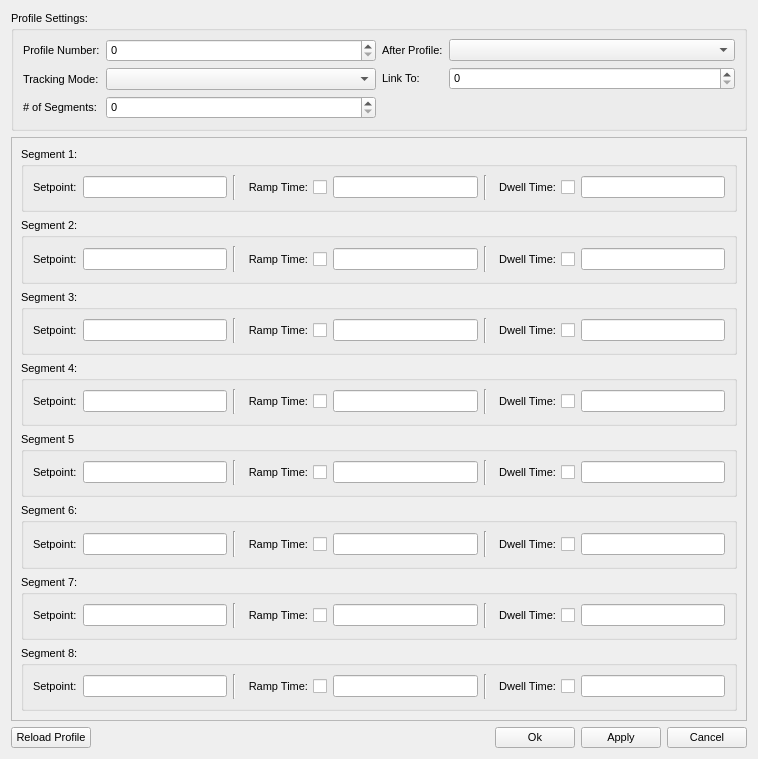
<?xml version="1.0" encoding="UTF-8"?>
<ui version="4.0">
 <class>ProfileSettingsDialog</class>
 <widget class="QWidget" name="ProfileSettingsDialog">
  <property name="geometry">
   <rect>
    <x>0</x>
    <y>0</y>
    <width>758</width>
    <height>759</height>
   </rect>
  </property>
  <property name="font">
   <font>
    <pointsize>8</pointsize>
   </font>
  </property>
  <property name="windowTitle">
   <string>Form</string>
  </property>
  <layout class="QVBoxLayout" name="verticalLayout" stretch="1,5,0">
   <item>
    <widget class="QGroupBox" name="gbox_profile_settings">
     <property name="title">
      <string>Profile Settings:</string>
     </property>
     <layout class="QHBoxLayout" name="horizontalLayout">
      <item>
       <layout class="QFormLayout" name="formLayout">
        <item row="1" column="1">
         <widget class="QComboBox" name="combo_tracking_mode"/>
        </item>
        <item row="2" column="0">
         <widget class="QLabel" name="lbl_num_segments">
          <property name="text">
           <string># of Segments:</string>
          </property>
         </widget>
        </item>
        <item row="2" column="1">
         <widget class="QSpinBox" name="spin_num_segments"/>
        </item>
        <item row="1" column="0">
         <widget class="QLabel" name="lbl_tracking_mode">
          <property name="text">
           <string>Tracking Mode:</string>
          </property>
         </widget>
        </item>
        <item row="0" column="0">
         <widget class="QLabel" name="lbl_profile_num">
          <property name="text">
           <string>Profile Number:</string>
          </property>
         </widget>
        </item>
        <item row="0" column="1">
         <widget class="QSpinBox" name="spin_profile_num"/>
        </item>
       </layout>
      </item>
      <item>
       <layout class="QFormLayout" name="formLayout_2">
        <item row="0" column="0">
         <widget class="QLabel" name="lbl_link_action">
          <property name="text">
           <string>After Profile:</string>
          </property>
         </widget>
        </item>
        <item row="0" column="1">
         <widget class="QComboBox" name="combo_link_action"/>
        </item>
        <item row="1" column="0">
         <widget class="QLabel" name="lbl_link_to">
          <property name="text">
           <string>Link To:</string>
          </property>
         </widget>
        </item>
        <item row="1" column="1">
         <widget class="QSpinBox" name="spin_link_to"/>
        </item>
       </layout>
      </item>
     </layout>
    </widget>
   </item>
   <item>
    <widget class="QScrollArea" name="scrollArea">
     <property name="widgetResizable">
      <bool>true</bool>
     </property>
     <widget class="QWidget" name="scrollAreaWidgetContents">
      <property name="geometry">
       <rect>
        <x>0</x>
        <y>0</y>
        <width>842</width>
        <height>872</height>
       </rect>
      </property>
      <layout class="QVBoxLayout" name="verticalLayout_2">
       <item>
        <widget class="QGroupBox" name="gbox_segment_1">
         <property name="title">
          <string>Segment 1:</string>
         </property>
         <layout class="QHBoxLayout" name="horizontalLayout_2">
          <item>
           <widget class="QLabel" name="lbl_stpt_1">
            <property name="text">
             <string>Setpoint:</string>
            </property>
           </widget>
          </item>
          <item>
           <widget class="QLineEdit" name="line_stpt_1"/>
          </item>
          <item>
           <widget class="Line" name="line">
            <property name="orientation">
             <enum>Qt::Vertical</enum>
            </property>
           </widget>
          </item>
          <item>
           <widget class="QCheckBox" name="check_ramp_1">
            <property name="sizePolicy">
             <sizepolicy hsizetype="Minimum" vsizetype="Minimum">
              <horstretch>0</horstretch>
              <verstretch>0</verstretch>
             </sizepolicy>
            </property>
            <property name="layoutDirection">
             <enum>Qt::RightToLeft</enum>
            </property>
            <property name="text">
             <string>Ramp Time:</string>
            </property>
           </widget>
          </item>
          <item>
           <widget class="QLineEdit" name="line_ramp_1"/>
          </item>
          <item>
           <widget class="Line" name="line_2">
            <property name="orientation">
             <enum>Qt::Vertical</enum>
            </property>
           </widget>
          </item>
          <item>
           <widget class="QCheckBox" name="check_dwell_1">
            <property name="sizePolicy">
             <sizepolicy hsizetype="Minimum" vsizetype="Minimum">
              <horstretch>0</horstretch>
              <verstretch>0</verstretch>
             </sizepolicy>
            </property>
            <property name="layoutDirection">
             <enum>Qt::RightToLeft</enum>
            </property>
            <property name="text">
             <string>Dwell Time:</string>
            </property>
           </widget>
          </item>
          <item>
           <widget class="QLineEdit" name="line_dwell_1"/>
          </item>
         </layout>
        </widget>
       </item>
       <item>
        <widget class="QGroupBox" name="gbox_segment_2">
         <property name="title">
          <string>Segment 2:</string>
         </property>
         <layout class="QHBoxLayout" name="horizontalLayout_3">
          <item>
           <widget class="QLabel" name="lbl_stpt_2">
            <property name="text">
             <string>Setpoint:</string>
            </property>
           </widget>
          </item>
          <item>
           <widget class="QLineEdit" name="line_stpt_2"/>
          </item>
          <item>
           <widget class="Line" name="line_3">
            <property name="orientation">
             <enum>Qt::Vertical</enum>
            </property>
           </widget>
          </item>
          <item>
           <widget class="QCheckBox" name="check_ramp_2">
            <property name="sizePolicy">
             <sizepolicy hsizetype="Minimum" vsizetype="Minimum">
              <horstretch>0</horstretch>
              <verstretch>0</verstretch>
             </sizepolicy>
            </property>
            <property name="layoutDirection">
             <enum>Qt::RightToLeft</enum>
            </property>
            <property name="text">
             <string>Ramp Time:</string>
            </property>
           </widget>
          </item>
          <item>
           <widget class="QLineEdit" name="line_ramp_2"/>
          </item>
          <item>
           <widget class="Line" name="line_4">
            <property name="orientation">
             <enum>Qt::Vertical</enum>
            </property>
           </widget>
          </item>
          <item>
           <widget class="QCheckBox" name="check_dwell_2">
            <property name="sizePolicy">
             <sizepolicy hsizetype="Minimum" vsizetype="Minimum">
              <horstretch>0</horstretch>
              <verstretch>0</verstretch>
             </sizepolicy>
            </property>
            <property name="layoutDirection">
             <enum>Qt::RightToLeft</enum>
            </property>
            <property name="text">
             <string>Dwell Time:</string>
            </property>
           </widget>
          </item>
          <item>
           <widget class="QLineEdit" name="line_dwell_2"/>
          </item>
         </layout>
        </widget>
       </item>
       <item>
        <widget class="QGroupBox" name="gbox_segment_3">
         <property name="title">
          <string>Segment 3:</string>
         </property>
         <layout class="QHBoxLayout" name="horizontalLayout_4">
          <item>
           <widget class="QLabel" name="lbl_stpt_3">
            <property name="text">
             <string>Setpoint:</string>
            </property>
           </widget>
          </item>
          <item>
           <widget class="QLineEdit" name="line_stpt_3"/>
          </item>
          <item>
           <widget class="Line" name="line_5">
            <property name="orientation">
             <enum>Qt::Vertical</enum>
            </property>
           </widget>
          </item>
          <item>
           <widget class="QCheckBox" name="check_ramp_3">
            <property name="sizePolicy">
             <sizepolicy hsizetype="Minimum" vsizetype="Minimum">
              <horstretch>0</horstretch>
              <verstretch>0</verstretch>
             </sizepolicy>
            </property>
            <property name="layoutDirection">
             <enum>Qt::RightToLeft</enum>
            </property>
            <property name="text">
             <string>Ramp Time:</string>
            </property>
           </widget>
          </item>
          <item>
           <widget class="QLineEdit" name="line_ramp_3"/>
          </item>
          <item>
           <widget class="Line" name="line_6">
            <property name="orientation">
             <enum>Qt::Vertical</enum>
            </property>
           </widget>
          </item>
          <item>
           <widget class="QCheckBox" name="check_dwell_3">
            <property name="sizePolicy">
             <sizepolicy hsizetype="Minimum" vsizetype="Minimum">
              <horstretch>0</horstretch>
              <verstretch>0</verstretch>
             </sizepolicy>
            </property>
            <property name="layoutDirection">
             <enum>Qt::RightToLeft</enum>
            </property>
            <property name="text">
             <string>Dwell Time:</string>
            </property>
           </widget>
          </item>
          <item>
           <widget class="QLineEdit" name="line_dwell_3"/>
          </item>
         </layout>
        </widget>
       </item>
       <item>
        <widget class="QGroupBox" name="gbox_segment_4">
         <property name="title">
          <string>Segment 4:</string>
         </property>
         <layout class="QHBoxLayout" name="horizontalLayout_5">
          <item>
           <widget class="QLabel" name="lbl_stpt_4">
            <property name="text">
             <string>Setpoint:</string>
            </property>
           </widget>
          </item>
          <item>
           <widget class="QLineEdit" name="line_stpt_4"/>
          </item>
          <item>
           <widget class="Line" name="line_7">
            <property name="orientation">
             <enum>Qt::Vertical</enum>
            </property>
           </widget>
          </item>
          <item>
           <widget class="QCheckBox" name="check_ramp_4">
            <property name="sizePolicy">
             <sizepolicy hsizetype="Minimum" vsizetype="Minimum">
              <horstretch>0</horstretch>
              <verstretch>0</verstretch>
             </sizepolicy>
            </property>
            <property name="layoutDirection">
             <enum>Qt::RightToLeft</enum>
            </property>
            <property name="text">
             <string>Ramp Time:</string>
            </property>
           </widget>
          </item>
          <item>
           <widget class="QLineEdit" name="line_ramp_4"/>
          </item>
          <item>
           <widget class="Line" name="line_8">
            <property name="orientation">
             <enum>Qt::Vertical</enum>
            </property>
           </widget>
          </item>
          <item>
           <widget class="QCheckBox" name="check_dwell_4">
            <property name="sizePolicy">
             <sizepolicy hsizetype="Minimum" vsizetype="Minimum">
              <horstretch>0</horstretch>
              <verstretch>0</verstretch>
             </sizepolicy>
            </property>
            <property name="layoutDirection">
             <enum>Qt::RightToLeft</enum>
            </property>
            <property name="text">
             <string>Dwell Time:</string>
            </property>
           </widget>
          </item>
          <item>
           <widget class="QLineEdit" name="line_dwell_4"/>
          </item>
         </layout>
        </widget>
       </item>
       <item>
        <widget class="QGroupBox" name="gbox_segment_5">
         <property name="title">
          <string>Segment 5</string>
         </property>
         <layout class="QHBoxLayout" name="horizontalLayout_6">
          <item>
           <widget class="QLabel" name="lbl_stpt_5">
            <property name="text">
             <string>Setpoint:</string>
            </property>
           </widget>
          </item>
          <item>
           <widget class="QLineEdit" name="line_stpt_5"/>
          </item>
          <item>
           <widget class="Line" name="line_9">
            <property name="orientation">
             <enum>Qt::Vertical</enum>
            </property>
           </widget>
          </item>
          <item>
           <widget class="QCheckBox" name="check_ramp_5">
            <property name="sizePolicy">
             <sizepolicy hsizetype="Minimum" vsizetype="Minimum">
              <horstretch>0</horstretch>
              <verstretch>0</verstretch>
             </sizepolicy>
            </property>
            <property name="layoutDirection">
             <enum>Qt::RightToLeft</enum>
            </property>
            <property name="text">
             <string>Ramp Time:</string>
            </property>
           </widget>
          </item>
          <item>
           <widget class="QLineEdit" name="line_ramp_5"/>
          </item>
          <item>
           <widget class="Line" name="line_10">
            <property name="orientation">
             <enum>Qt::Vertical</enum>
            </property>
           </widget>
          </item>
          <item>
           <widget class="QCheckBox" name="check_dwell_5">
            <property name="sizePolicy">
             <sizepolicy hsizetype="Minimum" vsizetype="Minimum">
              <horstretch>0</horstretch>
              <verstretch>0</verstretch>
             </sizepolicy>
            </property>
            <property name="layoutDirection">
             <enum>Qt::RightToLeft</enum>
            </property>
            <property name="text">
             <string>Dwell Time:</string>
            </property>
           </widget>
          </item>
          <item>
           <widget class="QLineEdit" name="line_dwell_5"/>
          </item>
         </layout>
        </widget>
       </item>
       <item>
        <widget class="QGroupBox" name="gbox_segment_6">
         <property name="title">
          <string>Segment 6:</string>
         </property>
         <layout class="QHBoxLayout" name="horizontalLayout_7">
          <item>
           <widget class="QLabel" name="lbl_stpt_6">
            <property name="text">
             <string>Setpoint:</string>
            </property>
           </widget>
          </item>
          <item>
           <widget class="QLineEdit" name="line_stpt_6"/>
          </item>
          <item>
           <widget class="Line" name="line_11">
            <property name="orientation">
             <enum>Qt::Vertical</enum>
            </property>
           </widget>
          </item>
          <item>
           <widget class="QCheckBox" name="check_ramp_6">
            <property name="sizePolicy">
             <sizepolicy hsizetype="Minimum" vsizetype="Minimum">
              <horstretch>0</horstretch>
              <verstretch>0</verstretch>
             </sizepolicy>
            </property>
            <property name="layoutDirection">
             <enum>Qt::RightToLeft</enum>
            </property>
            <property name="text">
             <string>Ramp Time:</string>
            </property>
           </widget>
          </item>
          <item>
           <widget class="QLineEdit" name="line_ramp_6"/>
          </item>
          <item>
           <widget class="Line" name="line_12">
            <property name="orientation">
             <enum>Qt::Vertical</enum>
            </property>
           </widget>
          </item>
          <item>
           <widget class="QCheckBox" name="check_dwell_6">
            <property name="sizePolicy">
             <sizepolicy hsizetype="Minimum" vsizetype="Minimum">
              <horstretch>0</horstretch>
              <verstretch>0</verstretch>
             </sizepolicy>
            </property>
            <property name="layoutDirection">
             <enum>Qt::RightToLeft</enum>
            </property>
            <property name="text">
             <string>Dwell Time:</string>
            </property>
           </widget>
          </item>
          <item>
           <widget class="QLineEdit" name="line_dwell_6"/>
          </item>
         </layout>
        </widget>
       </item>
       <item>
        <widget class="QGroupBox" name="gbox_segment_7">
         <property name="title">
          <string>Segment 7:</string>
         </property>
         <layout class="QHBoxLayout" name="horizontalLayout_8">
          <item>
           <widget class="QLabel" name="lbl_stpt_7">
            <property name="text">
             <string>Setpoint:</string>
            </property>
           </widget>
          </item>
          <item>
           <widget class="QLineEdit" name="line_stpt_7"/>
          </item>
          <item>
           <widget class="Line" name="line_13">
            <property name="orientation">
             <enum>Qt::Vertical</enum>
            </property>
           </widget>
          </item>
          <item>
           <widget class="QCheckBox" name="check_ramp_7">
            <property name="sizePolicy">
             <sizepolicy hsizetype="Minimum" vsizetype="Minimum">
              <horstretch>0</horstretch>
              <verstretch>0</verstretch>
             </sizepolicy>
            </property>
            <property name="layoutDirection">
             <enum>Qt::RightToLeft</enum>
            </property>
            <property name="text">
             <string>Ramp Time:</string>
            </property>
           </widget>
          </item>
          <item>
           <widget class="QLineEdit" name="line_ramp_7"/>
          </item>
          <item>
           <widget class="Line" name="line_14">
            <property name="orientation">
             <enum>Qt::Vertical</enum>
            </property>
           </widget>
          </item>
          <item>
           <widget class="QCheckBox" name="check_dwell_7">
            <property name="sizePolicy">
             <sizepolicy hsizetype="Minimum" vsizetype="Minimum">
              <horstretch>0</horstretch>
              <verstretch>0</verstretch>
             </sizepolicy>
            </property>
            <property name="layoutDirection">
             <enum>Qt::RightToLeft</enum>
            </property>
            <property name="text">
             <string>Dwell Time:</string>
            </property>
           </widget>
          </item>
          <item>
           <widget class="QLineEdit" name="line_dwell_7"/>
          </item>
         </layout>
        </widget>
       </item>
       <item>
        <widget class="QGroupBox" name="gbox_segment_8">
         <property name="title">
          <string>Segment 8:</string>
         </property>
         <layout class="QHBoxLayout" name="horizontalLayout_9">
          <item>
           <widget class="QLabel" name="lbl_stpt_8">
            <property name="text">
             <string>Setpoint:</string>
            </property>
           </widget>
          </item>
          <item>
           <widget class="QLineEdit" name="line_stpt_8"/>
          </item>
          <item>
           <widget class="Line" name="line_15">
            <property name="orientation">
             <enum>Qt::Vertical</enum>
            </property>
           </widget>
          </item>
          <item>
           <widget class="QCheckBox" name="check_ramp_8">
            <property name="sizePolicy">
             <sizepolicy hsizetype="Minimum" vsizetype="Minimum">
              <horstretch>0</horstretch>
              <verstretch>0</verstretch>
             </sizepolicy>
            </property>
            <property name="layoutDirection">
             <enum>Qt::RightToLeft</enum>
            </property>
            <property name="text">
             <string>Ramp Time:</string>
            </property>
           </widget>
          </item>
          <item>
           <widget class="QLineEdit" name="line_ramp_8"/>
          </item>
          <item>
           <widget class="Line" name="line_16">
            <property name="orientation">
             <enum>Qt::Vertical</enum>
            </property>
           </widget>
          </item>
          <item>
           <widget class="QCheckBox" name="check_dwell_8">
            <property name="sizePolicy">
             <sizepolicy hsizetype="Minimum" vsizetype="Minimum">
              <horstretch>0</horstretch>
              <verstretch>0</verstretch>
             </sizepolicy>
            </property>
            <property name="layoutDirection">
             <enum>Qt::RightToLeft</enum>
            </property>
            <property name="text">
             <string>Dwell Time:</string>
            </property>
           </widget>
          </item>
          <item>
           <widget class="QLineEdit" name="line_dwell_8"/>
          </item>
         </layout>
        </widget>
       </item>
      </layout>
     </widget>
    </widget>
   </item>
   <item>
    <layout class="QHBoxLayout" name="horizontalLayout_11">
     <item>
      <widget class="QPushButton" name="btn_reload_profile">
       <property name="text">
        <string>Reload Profile</string>
       </property>
      </widget>
     </item>
     <item>
      <spacer name="horizontalSpacer">
       <property name="orientation">
        <enum>Qt::Horizontal</enum>
       </property>
       <property name="sizeHint" stdset="0">
        <size>
         <width>40</width>
         <height>20</height>
        </size>
       </property>
      </spacer>
     </item>
     <item>
      <widget class="QPushButton" name="btn_ok">
       <property name="text">
        <string>Ok</string>
       </property>
      </widget>
     </item>
     <item>
      <widget class="QPushButton" name="btn_apply">
       <property name="text">
        <string>Apply</string>
       </property>
      </widget>
     </item>
     <item>
      <widget class="QPushButton" name="btn_cancel">
       <property name="text">
        <string>Cancel</string>
       </property>
      </widget>
     </item>
    </layout>
   </item>
  </layout>
 </widget>
 <tabstops>
  <tabstop>spin_profile_num</tabstop>
  <tabstop>combo_tracking_mode</tabstop>
  <tabstop>spin_num_segments</tabstop>
  <tabstop>combo_link_action</tabstop>
  <tabstop>spin_link_to</tabstop>
  <tabstop>line_stpt_1</tabstop>
  <tabstop>check_ramp_1</tabstop>
  <tabstop>line_ramp_1</tabstop>
  <tabstop>check_dwell_1</tabstop>
  <tabstop>line_dwell_1</tabstop>
  <tabstop>line_stpt_2</tabstop>
  <tabstop>check_ramp_2</tabstop>
  <tabstop>line_ramp_2</tabstop>
  <tabstop>check_dwell_2</tabstop>
  <tabstop>line_dwell_2</tabstop>
  <tabstop>line_stpt_3</tabstop>
  <tabstop>check_ramp_3</tabstop>
  <tabstop>line_ramp_3</tabstop>
  <tabstop>check_dwell_3</tabstop>
  <tabstop>line_dwell_3</tabstop>
  <tabstop>line_stpt_4</tabstop>
  <tabstop>check_ramp_4</tabstop>
  <tabstop>line_ramp_4</tabstop>
  <tabstop>check_dwell_4</tabstop>
  <tabstop>line_dwell_4</tabstop>
  <tabstop>line_stpt_5</tabstop>
  <tabstop>check_ramp_5</tabstop>
  <tabstop>line_ramp_5</tabstop>
  <tabstop>check_dwell_5</tabstop>
  <tabstop>line_dwell_5</tabstop>
  <tabstop>line_stpt_6</tabstop>
  <tabstop>check_ramp_6</tabstop>
  <tabstop>line_ramp_6</tabstop>
  <tabstop>check_dwell_6</tabstop>
  <tabstop>line_dwell_6</tabstop>
  <tabstop>line_stpt_7</tabstop>
  <tabstop>check_ramp_7</tabstop>
  <tabstop>line_ramp_7</tabstop>
  <tabstop>check_dwell_7</tabstop>
  <tabstop>line_dwell_7</tabstop>
  <tabstop>line_stpt_8</tabstop>
  <tabstop>check_ramp_8</tabstop>
  <tabstop>line_ramp_8</tabstop>
  <tabstop>check_dwell_8</tabstop>
  <tabstop>line_dwell_8</tabstop>
  <tabstop>btn_reload_profile</tabstop>
  <tabstop>btn_ok</tabstop>
  <tabstop>btn_apply</tabstop>
  <tabstop>btn_cancel</tabstop>
 </tabstops>
 <resources/>
 <connections/>
</ui>
